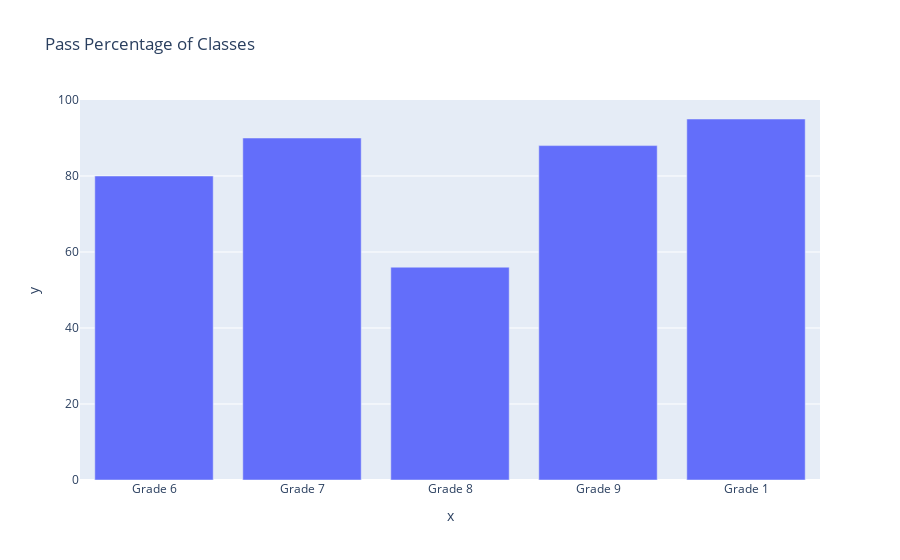

Source (notebook cell):
### Markdown cell above
## Bar plot

### Code cell
score_array=[80,90,56,88,95]
# Define an array containing Grade names  
grade_array=['Grade 6','Grade 7','Grade 8','Grade 9','Grade 1']
fig = px.bar( x=grade_array, y=score_array, title='Pass Percentage of Classes') 
fig.show()

### Figure 1 — Plotly figure (JSON) as saved in the notebook; plotly's stock layout.template omitted (floating-point values rounded to 4 significant figures)
{"data": [{"hovertemplate": "x=%{x}<br>y=%{y}<extra></extra>", "legendgroup": "", "marker": {"color": "#636efa", "pattern": {"shape": ""}}, "name": "", "orientation": "v", "showlegend": false, "textposition": "auto", "type": "bar", "x": ["Grade 6", "Grade 7", "Grade 8", "Grade 9", "Grade 1"], "xaxis": "x", "y": [80, 90, 56, 88, 95], "yaxis": "y"}], "layout": {"barmode": "relative", "legend": {"tracegroupgap": 0}, "title": {"text": "Pass Percentage of Classes"}, "xaxis": {"anchor": "y", "domain": [0, 1], "title": {"text": "x"}}, "yaxis": {"anchor": "x", "domain": [0, 1], "title": {"text": "y"}}}}
